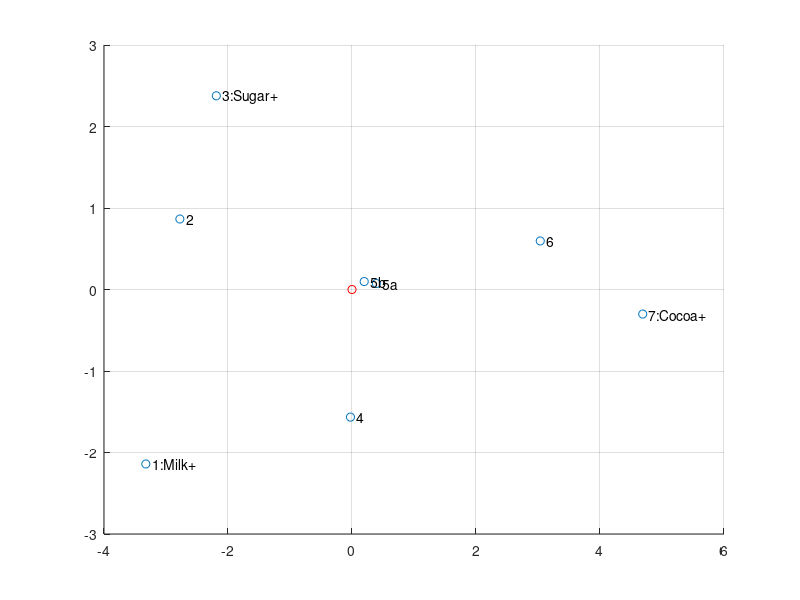
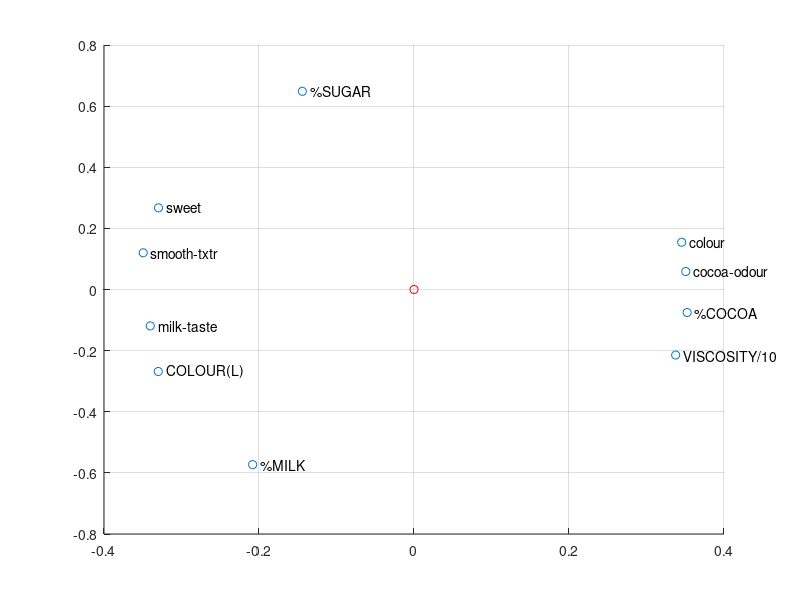
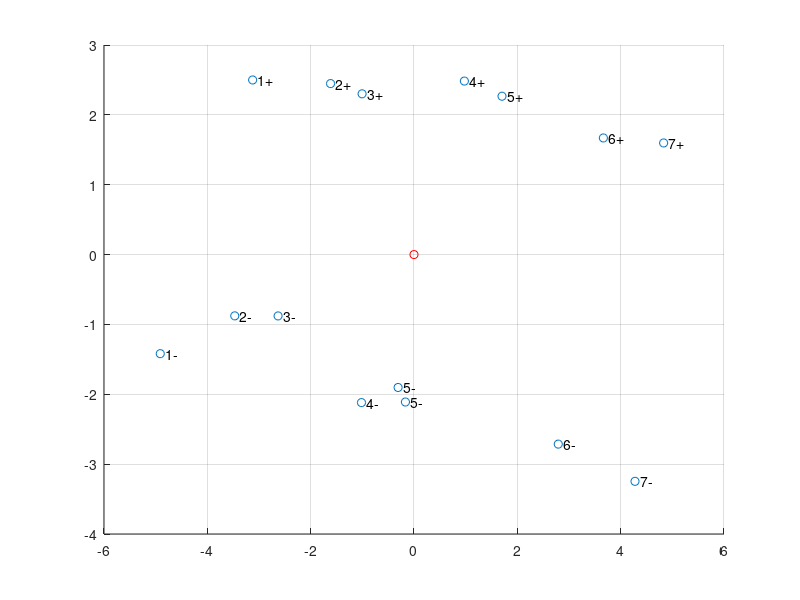
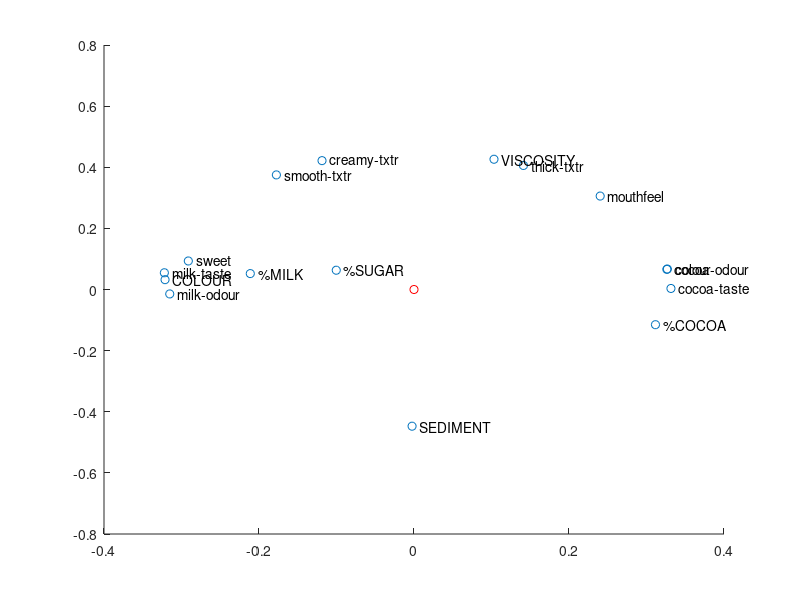

These figures' MATLAB source, in order:
% Dette scriptet finner dei a første prinsipalkomponentane til ei 
% datamatrise X. Frå scriptet får vi:
% T = scores matrisa (koordinatane til prinsipalkomponentane)
% P = loading matrisa (prinsipalkomponentane til X).
% Grafisk framstilling av prinsipalkomponentane.
% Forklart variasjon av prinsipalkomponentane.

% Laster inn datamatrisa.
% X - Datamatrisa
% names - namn på objekta
% varnames - namn på variablane
load Arbeidskrav3.mat

% Antall prinsipalkomponentar eg ønskjer å finne i matrisa X
a = 2;
% Oppgave A
% Først preprosesserer eg matrisa slik at kvar kolonne får gjennomsnitt 0
% og standardavvis 1.
[n,m] = size(X1);    % n = antall objekt (land)
                    % m = antall variablar (matvarer)
meanX1 = mean(X1);    % Gjennomsnittet av kvar kolonne i matrisa X
stdX1 = std(X1);      % Standardavviket i kvar kolonne i matrisa X.
for j = 1:m
    X1(:,j) = X1(:,j) - meanX1(j); % Trekker gjennomsnittet av kolonne j 
                                % frå kolonne j
    if stdX1(j)~=0
        X1(:,j)= X1(:,j)/stdX1(j); % Dividerer kolonne j med standardavviket 
                                % til kolonne j.
    end
end
X1norm = X1;                      % Preprosessert matrise.
%{  
    0.0737   -0.0278   -0.0485    0.0149   -0.0417    0.0918    0.2085    0.0526    0.3268   -0.0112
    0.1064   -0.0309   -0.0788   -0.0219    0.0432   -0.0976   -0.0333    0.1285    0.0099   -0.0410
    0.0131    0.0141   -0.0308    0.0314    0.0724   -0.0542    0.1018   -0.0787    0.1133    0.0878
   -0.1056    0.0747    0.0277    0.0405    0.1804   -0.1686   -0.1651   -0.1509   -0.3022    0.1008
   -0.1295    0.0126    0.1274   -0.0246   -0.1947    0.1237   -0.0400   -0.1352   -0.1300   -0.0347
   -0.0586   -0.0313    0.1004   -0.0828   -0.1234    0.0848   -0.2905    0.1118   -0.3734   -0.1091
   -0.0950    0.0548    0.0362    0.0694    0.0329    0.1501    0.0800   -0.0302    0.1133   -0.0266
    0.1956   -0.0662   -0.1336   -0.0269    0.0310   -0.1300    0.1385    0.1021    0.2422    0.0340
%}

%Oppgave B
%{
Grunnen for at det er viktig å preprosessere matrisen er fordi at verdiene i
X1 ikkje er på samme verdiskala og dermed kan gjøre at nokon variabler
ikkje får den innflytelsen som den skal ha eller får ei mye støre
innflytelse på PCA-en en den skal ha. 
%}

%Oppgave C
% Bruker NIPALS-metoden for å finne dei a største eigenvektorane til 
% transponert(X)X (prinsipalkomponentane til X). 
% NIPALS-algoritma er beskrevet i kompendiet på s.331.

% Initialiserer scores/loadingmatrisa som 0-matriser.
T = zeros(n,a); 
P = zeros(m,a);

% NIPAL
for i=1:a
    t_old = rand(n,1);
    p = X1norm'*t_old;
    p = p/norm(p); % Normaliserer p til lengde 1.
    t = X1norm*p;
    while (norm(t-t_old)>0.00001)
        p = X1norm'*t;
        p = p/norm(p);
        t_old = t;
        t = X1norm*p;
    end
    T(:,i) = t;     % Scores
    P(:,i) = p;     % Loading
    X1norm = X1norm - t*p';
end

% Plotter scoresmatrisa (dei to første prinsipalkomponentane).
figure
scatter(T(:,1), T(:,2))
text(T(:,1)+.1, T(:,2),objNames1)
hold on
plot(0,0, 'or') %tegner inn i origo for å ha et referansepunkt
grid on

%Oppgave D
%{
Ved å se på scorematrisen så ser vi at 5a og 5b er veldig nærme (har liten
forskjell mellom 5a og 5b) kvarandre og kan dermed konkludere med at
smakspanelet er konsistent
%}

%Oppgave E
% Finner forklart variasjon av dei a prinsipalkoeffisientane.
trX1 = trace(X1'*X1);      % Trace av standardisert matrise X
trT = trace(T'*T);      % Trace av scoresmatrisa
fprintf('Forklart variasjon med %d prinsipalkomponenter er: %4.2f\n',a,trT/trX1*100);
%Forklart variasjon med 2 prinsipalkomponenter er: 98.36

%Oppgave F
%{
En observasjon vi kan gjøre med å se på ploten er at 
%}
%plotter loading-martise
figure
scatter(P(:,1),P(:,2))
text(P(:,1)+.01, P(:,2),varNames1)
hold on
plot(0,0,'or') %tegner origo for referansepunkt
grid on

avstand = norm(T(5,:) - T(6,:));
fprintf('Avstand mellom 5a og 5b: %f\n', avstand);
%Avstand mellom 5a og 5b: 0.197531

%Oppgave G, Svar på oppgaven er nederst i scriptet

a2 = 2;
[n2,m2] = size(X2);   % n = antall objekt (land)
                      % m = antall variablar (matvarer)
meanX2 = mean(X2);    % Gjennomsnittet av kvar kolonne i matrisa X
stdX2 = std(X2);      % Standardavviket i kvar kolonne i matrisa X.
for j = 1:m2
    X2(:,j) = X2(:,j) - meanX2(j); % Trekker gjennomsnittet av kolonne j 
                                % frå kolonne j
    if stdX2(j)~=0
        X2(:,j)= X2(:,j)/stdX2(j); % Dividerer kolonne j med standardavviket 
                                % til kolonne j.
    end
end
X2norm = X2;                      % Preprosessert matrise.
%{
    0.4327   -1.3401    0.9075   -0.2181    0.3313    0.2082    0.0786    0.2515    0.7915    0.0399    0.0288   -0.0900   -0.1732    0.1378    0.4464   -0.6784
    0.0457    0.6377   -0.6834    0.0556   -0.2723   -0.1738    0.0003   -0.1263   -0.0489   -0.1798    0.0472    0.1758    0.1873    0.0407   -0.0502    0.3452
   -0.2155    1.6625   -1.4470   -0.0831   -0.5624   -0.2606    0.1696    0.0325   -0.3542   -0.1300   -0.2485    0.1245    0.0376   -0.1313   -0.0790    0.9638
    0.0792   -0.9052    0.8260   -0.2410    0.3575    0.1130   -0.2533   -0.1515   -0.0027    0.1990   -0.0045   -0.2536   -0.1260    0.0588   -0.2284   -0.3875
   -0.1988    0.1203    0.0786    0.0176   -0.0280    0.0176    0.1052   -0.0596   -0.2138   -0.0280   -0.0410   -0.0481    0.0146   -0.0796   -0.1334    0.0412
   -0.1307    0.0929    0.0378    0.1103   -0.0803   -0.0564    0.0427   -0.3463   -0.2964    0.2502   -0.1779    0.1252   -0.0036   -0.1734   -0.3846   -0.0232
   -0.2492    0.4550   -0.2059    0.1765    0.0011   -0.0239    0.1204    0.0975   -0.1259   -0.2332    0.2533    0.0471    0.0151    0.0764    0.0762    0.1592
    0.1674   -0.3030    0.1356    0.1665    0.0844    0.0550   -0.1889    0.2360    0.1501    0.0338    0.0783    0.0306    0.0752    0.0575    0.2307   -0.1581
    0.3267   -1.4079    1.0812    0.1462    0.4629    0.2816   -0.3825   -0.0961    0.2813    0.1462    0.3393   -0.3546    0.1341    0.2084    0.1714   -0.6432
   -0.1490    0.6139   -0.4649    0.1100   -0.1748   -0.0376   -0.0527    0.3109   -0.1906    0.0399   -0.0703    0.0146    0.0133   -0.2879    0.1980    0.0405
   -0.3560    1.6250   -1.2690    0.0516   -0.3701   -0.0588    0.2879    0.0047   -0.4592   -0.1867   -0.1721    0.1657   -0.1021   -0.1753   -0.0165    0.7190
   -0.0112   -0.9958    1.0070    0.1382    0.2353   -0.1677   -0.0293   -0.1628    0.1183   -0.0050    0.2980    0.2960    0.0127    0.1634   -0.4068   -0.3691
   -0.2772    0.0316    0.2455    0.0430    0.1099   -0.0474    0.1053    0.0734   -0.2083   -0.0019   -0.1746    0.1340   -0.0542    0.2325   -0.2716    0.1624
   -0.0165    0.2661   -0.2496   -0.2193   -0.0030    0.0502    0.0402    0.1035   -0.0124   -0.0721   -0.0656   -0.2960    0.0227   -0.0672    0.1951    0.0590
    0.5524   -0.5530    0.0006   -0.2541   -0.0914    0.1006   -0.0435   -0.1672    0.5713    0.1277   -0.0903   -0.0711   -0.0535   -0.0607    0.2527   -0.2307
%}

% Bruker NIPALS-metoden for å finne dei a største eigenvektorane til 
% transponert(X)X (prinsipalkomponentane til X). 
% NIPALS-algoritma er beskrevet i kompendiet på s.331.

% Initialiserer scores/loadingmatrisa som 0-matriser.
T2 = zeros(n2,a2); 
P2 = zeros(m2,a2);

% NIPAL
for i2=1:a2
    t_old2 = rand(n2,1);
    p2 = X2norm'*t_old2;
    p2 = p2/norm(p2); % Normaliserer p til lengde 1.
    t2 = X2norm*p2;
    while (norm(t2-t_old2)>0.00001)
        p2 = X2norm'*t2;
        p2 = p2/norm(p2);
        t_old2 = t2;
        t2 = X2norm*p2;
    end
    T2(:,i2) = t2;     % Scores
    P2(:,i2) = p2;     % Loading
    X2norm = X2norm - t2*p2';
end

% Plotter scoresmatrisa (dei to første prinsipalkomponentane).
figure
scatter(T2(:,1), T2(:,2))
text(T2(:,1)+.1, T2(:,2),objNames2)
hold on
plot(0,0, 'or') %tegner inn i origo for å ha et referansepunkt
grid on

%plotter loading-martise
figure
scatter(P2(:,1),P2(:,2))
text(P2(:,1)+.01, P2(:,2),varNames2)
hold on
plot(0,0,'or') %tegner origo for referansepunkt

% Finner forklart variasjon av dei a prinsipalkoeffisientane.
trX2 = trace(X2'*X2);      % Trace av standardisert matrise X
trT2 = trace(T2'*T2);      % Trace av scoresmatrisa
fprintf('Forklart variasjon med %d prinsipalkomponenter er: %4.2f\n',a,trT2/trX2*100);
%Forklart variasjon med 2 prinsipalkomponenter er: 85.95

%G
%{
    med å se på grafen for forrige og den nye målingene se vi at et det er
    klare grupperinger mellom måligene, med de gamle måligene på den eine
    siden og de ny på den andre. Dette tyder da at å tilsette
    tilsetjingsstoff skapte ein stastisk signifikant forksjell i variansen
    som blir tatt opp av de 2 første prinsipalkomponentene. Dette blir også
    sett med at X1 med de 2 første prinsipalkomponenter tar opp 98.36% av
    all varians og X2 tar opp 85.85%, en 12.51 forksjell
%}